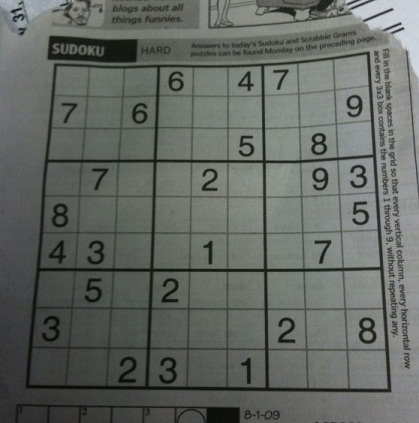
#> input picture Aula 05/sudoku.jpg, 419 x 423 px
$ jupyter execute 'Visão_Computacional_Aula_05.ipynb'
#> lines starting #> are read from the running program, lines starting #| are printed output that depends on the picture; after the words box and inside, x2 and y2 are one past the last pixel; in counts of white or black regions, pixels touching at a corner belong together
## **VISÃO COMPUTACIONAL - AULA 05**

**Objetivos da aula:**

*   conhecer a transformação de thresholding
*   praticar com o Algoritmo Global
*   praticar com o Algoritmo de Otsu
*   praticar com o Algoritmo Adaptativo

## **TRANSFORMAÇÃO DE THRESHOLDING (LIMIARIZAÇÃO)**

**Thresholding (limiarização ou binarização)** consiste na **quantização** do espaço de cores para **duas cores**, normalmente **preto e branco**. Este é um procedimento bastante comum em Processamento de Imagens e Visão Computacional antes de aplicarmos outros procedimentos como detecção de contornos, reconhecimento de formas, operações morfológicas, dentre outros.

O efeito de um bom threshold é mostrado abaixo:

[cell 1]
import numpy as np
import cv2 as cv
from google.colab.patches import cv2_imshow

img = cv.cvtColor(cv.imread('sudoku.jpg'), cv.COLOR_BGR2GRAY)
#> img: shape (423, 419); min 5, max 218, mean 101.9
imgt = cv.adaptiveThreshold(img,255,cv.ADAPTIVE_THRESH_GAUSSIAN_C,cv.THRESH_BINARY,11,2)
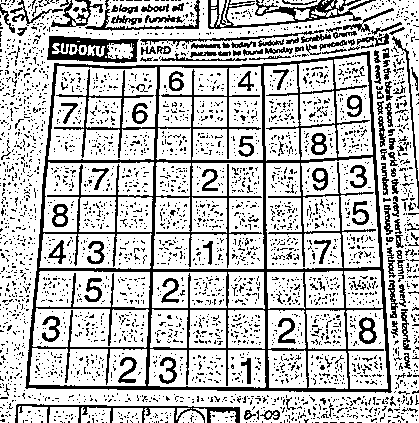
#> imgt: shape (423, 419); 74.8% white; black in thin lines or dots
cv2_imshow(img)
cv2_imshow(imgt)

## **ALGORITMO BÁSICO (GLOBAL) DE THRESHOLDING**

A implementação mais elementar de um algoritmo de thresholding  consiste na definição de um limiar (*threshold*). Valores abaixo deste limiar, são considerados como preto e, valores acima, considerados como brancos.

Em OpenCV, isto pode ser feito segundo o exemplo abaixo, onde fixamos o limiar como 127.

[cell 2]
import numpy as np
import cv2 as cv
from google.colab.patches import cv2_imshow

img = cv.cvtColor(cv.imread('sudoku.jpg'), cv.COLOR_BGR2GRAY)
T,imgt = cv.threshold(img,127,255,cv.THRESH_BINARY)
#> imgt: shape (423, 419); 25.6% white; 333 white regions (274 under 20 px), largest, box (x1, y1, x2, y2) and area: (190, 0, 419, 423) 14935, (0, 0, 66, 59) 2037, (345, 271, 382, 308) 1282
print("Threshold",T)
cv2_imshow(img)
cv2_imshow(imgt)

## **EXERCÍCIO**

Utilizando o código-base abaixo, implementar um algoritmo de thrsholding que retorne o mesmo resultado da constante cv.THRESH_BINARY, utilizando o mesmo limiar(127).

[cell 3]
import numpy as np
import cv2 as cv
from google.colab.patches import cv2_imshow

img = cv.cvtColor(cv.imread('sudoku.jpg'), cv.COLOR_BGR2GRAY)
rows,cols=img.shape
#> rows = 423; cols = 419

for i in range(rows):
  for j in range(cols):
    if img[i][j] < 127:
      imgt[i][j] = 0
    else:
      imgt[i][j] = 255
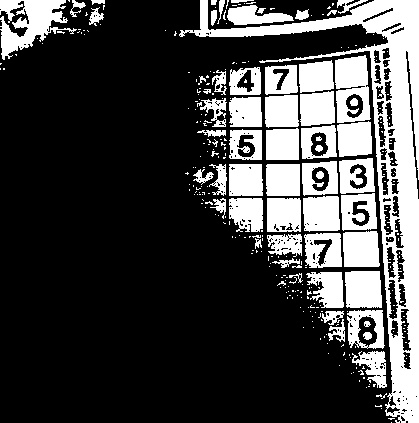
#> imgt: shape (423, 419); 26.7% white; 310 white regions (250 under 20 px), largest, box (x1, y1, x2, y2) and area: (179, 0, 419, 423) 15293, (0, 0, 77, 60) 2233, (335, 55, 371, 123) 1765
#calcule a imagem imgt aqui
cv2_imshow(img)
cv2_imshow(imgt)

## **EXERCÍCIO**

O valor de limiar como 127 pode não funcionar para toda imagem. Por exemplo, para imagem mais escuras, com todos os pixels abaixo de 127, a imagem ficaria toda preta. Proponha uma estratégia para melhorar a estimativa do limiar e a implemente abaixo.

[cell 4]
import numpy as np
import cv2 as cv
from google.colab.patches import cv2_imshow
import matplotlib.pyplot as plt

img = cv.cvtColor(cv.imread('sudoku.jpg'), cv.COLOR_BGR2GRAY)
rows,cols = img.shape
imgeq = cv.equalizeHist(img)
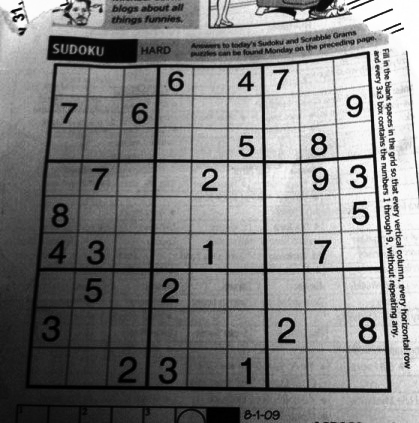
#> imgeq: shape (423, 419); min 0, max 255, mean 128.6
#calcule a imagem imgt aqui
# cv2_imshow(img)
# cv2_imshow(imgt)
# cv2_imshow(imgeq)

final_frame = cv.hconcat((img, imgeq))
cv2_imshow(final_frame)

plt.figure(figsize=(24, 5))

plt.subplot(1, 3, 1)
h1=plt.hist(img.ravel(),bins=256,range=[0,255])
plt.title("imagem normal")
plt.grid()

plt.subplot(1, 3, 2)
h2=plt.hist(imgt.ravel(),bins=256,range=[0,255])
plt.title("imagem threshold")
plt.grid()

plt.subplot(1, 3, 3)
plt.hist(imgeq.ravel(),bins=256,range=[0,255])
plt.title("imagem equalizada")
plt.grid()

plt.show()
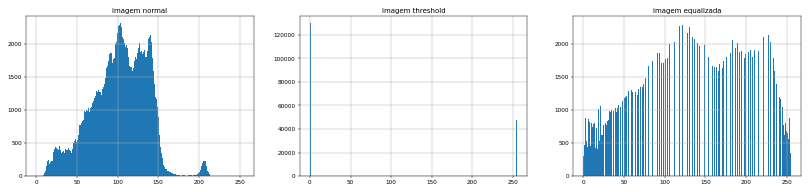
#> figure drawn by matplotlib, 3 panels; panel 1: tallest bar 2308 high, from x = 102.6 to 103.6; panel 2: tallest bar 129842 high, from x = 0 to 0.996; panel 3: tallest bar 2308 high, from x = 124.5 to 125.5

## **EXERCÍCIO**

Se equalizarmos o histograma da imagem original, conseguiremos melhorar os resultados do alagoritmo básico de thresholding ?

[cell 5]
# [9 lines of commented-out code are left out]

## **EXERCÍCIO**

Uma estratégia bem interessante antes de aplicarmos o algoritmo básico de thresholding é "borrar" a imagem. Abaixo, temos um exemplo de como borrar a imagem, utilizando um filtro gaussiano. Aplique o algoritmo de thresholding sobre esta imagem borrada.

[cell 6]
import numpy as np
import cv2 as cv
from google.colab.patches import cv2_imshow

img = cv.cvtColor(cv.imread('sudoku.jpg'), cv.COLOR_BGR2GRAY)
blur = cv.GaussianBlur(img,(5,5),0)
T,imgt = cv.threshold(img,np.median(img),255,cv.THRESH_BINARY)
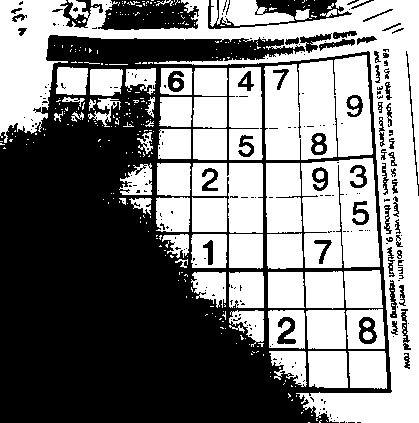
#> imgt: shape (423, 419); 49.8% white; 341 white regions (282 under 20 px), largest, box (x1, y1, x2, y2) and area: (0, 0, 419, 423) 30267, (264, 55, 373, 160) 9254, (301, 158, 380, 268) 6869
#> T = 104
T,imgtb = cv.threshold(blur,np.median(blur),255,cv.THRESH_BINARY)
#> imgtb: shape (423, 419); 49.1% white; 71 white regions (30 under 20 px), largest, box (x1, y1, x2, y2) and area: (0, 0, 419, 423) 30538, (266, 158, 380, 268) 10652, (265, 55, 373, 160) 9359
#calcule a imagem imgt aqui
final_frame = cv.hconcat((imgt, imgtb))
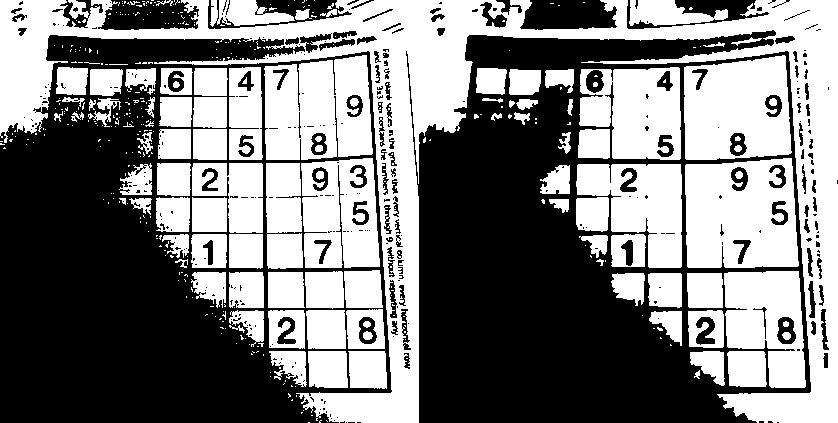
#> final_frame: shape (423, 838); 49.4% white; 410 white regions (311 under 20 px), largest, box (x1, y1, x2, y2) and area: (0, 0, 838, 423) 60807, (685, 158, 799, 268) 10652, (684, 55, 792, 160) 9359
cv2_imshow(final_frame)

## **ALGORITMO DE OTSU**

Nesta estratégia, supomos que o histograma da imagem tenham, um comportamento bimodal. Encontramos dois picos neste histograma e calculamos a média entre eles. Esta média será o valor do nosso threshold.

[cell 7]
import numpy as np
import cv2 as cv
from google.colab.patches import cv2_imshow
img = cv.cvtColor(cv.imread('otsu.png'), cv.COLOR_BGR2GRAY)
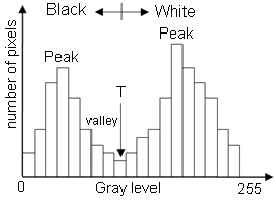
#> input picture Aula 05/otsu.png, 276 x 201 px
#> img: shape (201, 276); min 0, max 255, mean 241.3
cv2_imshow(img)

Abaixo, temos um exemplo de aplicação deste algoritmo em OpenCV:

[cell 8]
import numpy as np
import cv2 as cv
from google.colab.patches import cv2_imshow

img = cv.cvtColor(cv.imread('sudoku.jpg'), cv.COLOR_BGR2GRAY)
T,imgt = cv.threshold(img,0,255,cv.THRESH_BINARY+cv.THRESH_OTSU)
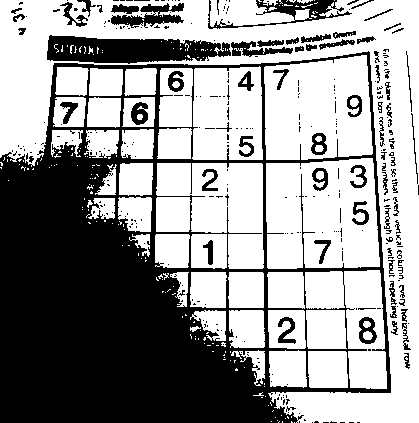
#> imgt: shape (423, 419); 59.5% white; 336 black regions (260 under 20 px), largest, box (x1, y1, x2, y2) and area: (0, 51, 391, 423) 58753, (47, 35, 231, 64) 3751, (208, 0, 352, 29) 1133
#> T = 96
print("Threshold",T)
#| Threshold 96.0
cv2_imshow(img)
cv2_imshow(imgt)

## **DESAFIO PARA CASA**

Implementar o Algoritmo de Otsu para determinar o valor do threshold T. A partir deste valor, usar o algoritmo básico de thresholding.

[cell 9]
#sua solução vai aqui

## **THRESHOLDING ADAPTATIVO**

No thresholding adaptativo, ao invés de considerarmos somente a cor (nível de cinza) do pixel, consideramos uma vizinhança do pixel, aplicamos uma operação nesta vizinhança (média,borramento) e obtemos um novo valor de cor para o pixel, que pode ser modulado por uma contante C. A partir deste novo valor, aplicamos o threshold anterior.

Abaixo temos um exemplo com uma vizinhança de tamanho 3 (um pixel para a direita, um pixel para a esquerda, um pixel para baixo e umpixel para cima) e constante C=4.

[cell 10]
import numpy as np
import cv2 as cv
from google.colab.patches import cv2_imshow
img = cv.cvtColor(cv.imread('sudoku.jpg'), cv.COLOR_BGR2GRAY)
imgt = cv.adaptiveThreshold(img,255,cv.ADAPTIVE_THRESH_MEAN_C,cv.THRESH_BINARY,3,4)
#> imgt: shape (423, 419); 86.5% white; black in thin lines or dots

final_frame = cv.hconcat((img, imgt))
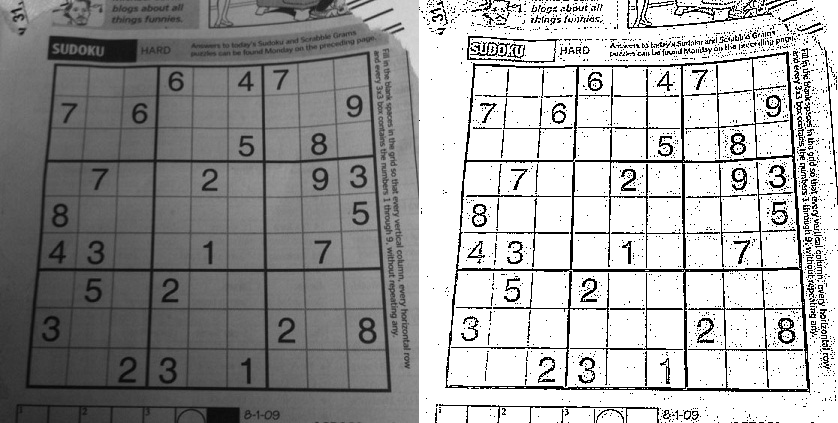
#> final_frame: shape (423, 838); min 0, max 255, mean 161.2
cv2_imshow(final_frame)

## **EXERCÍCIO**

Qual é a influência do tamanho da vizinhança no resultado do thresholding adaptativo ?

[cell 11]
#faça se experimento aqui
import numpy as np
import cv2 as cv
from google.colab.patches import cv2_imshow
img = cv.cvtColor(cv.imread('sudoku.jpg'), cv.COLOR_BGR2GRAY)
imgt = cv.adaptiveThreshold(img,255,cv.ADAPTIVE_THRESH_MEAN_C,cv.THRESH_BINARY,7,8)
#> imgt: shape (423, 419); 85.3% white; black in thin lines or dots
imgt2 = cv.adaptiveThreshold(img,255,cv.ADAPTIVE_THRESH_MEAN_C,cv.THRESH_BINARY,9,10)
#> imgt2: shape (423, 419); 85% white; 285 black regions (153 under 20 px), largest, box (x1, y1, x2, y2) and area: (26, 51, 391, 393) 10290, (47, 36, 138, 62) 1056, (208, 0, 375, 29) 1004

final_frame2 = cv.hconcat((imgt, imgt2))
#> final_frame2: shape (423, 838); 85.1% white; black in thin lines or dots

cv2_imshow(final_frame2)

Se incluirmos uma filtragem gaussiana ("borramento") junto com o thrasholding adaptativo, conseguimos um resultado muito melhor.

[cell 12]
import numpy as np
import cv2 as cv
from google.colab.patches import cv2_imshow
img = cv.cvtColor(cv.imread('sudoku.jpg'), cv.COLOR_BGR2GRAY)
imgt = cv.adaptiveThreshold(img,255,cv.ADAPTIVE_THRESH_GAUSSIAN_C,cv.THRESH_BINARY,7,7)
#> imgt: shape (423, 419); 87.2% white; black in thin lines or dots
imgt2 = cv.adaptiveThreshold(img,255,cv.ADAPTIVE_THRESH_GAUSSIAN_C,cv.THRESH_BINARY,9,9)
#> imgt2: shape (423, 419); 87.4% white; black in thin lines or dots
final_frame2 = cv.hconcat((imgt, imgt2))
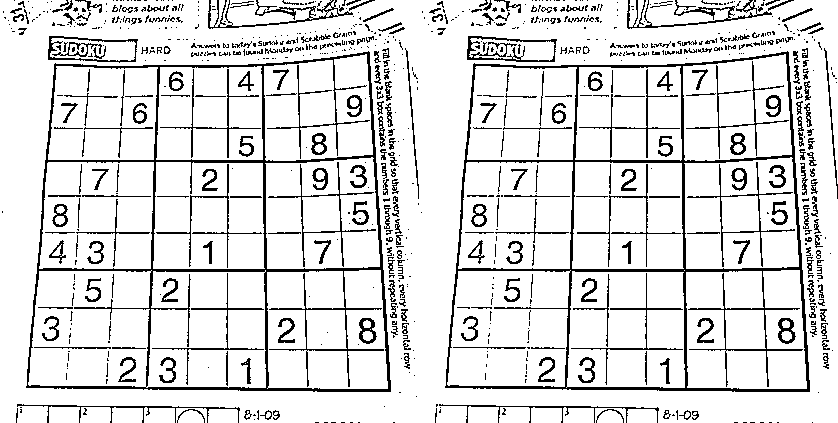
#> final_frame2: shape (423, 838); 87.3% white; black in thin lines or dots
cv2_imshow(final_frame2)
